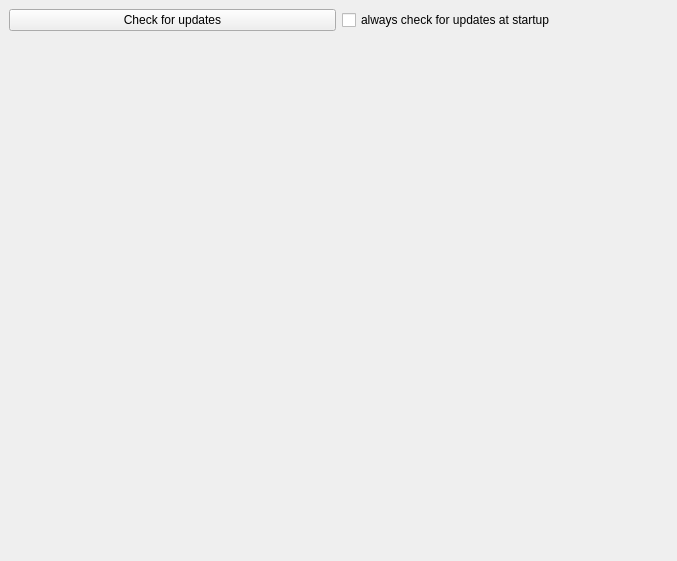
<?xml version="1.0" encoding="UTF-8"?>
<ui version="4.0">
 <class>Gui::Dialog::DlgSettingsDraft</class>
 <widget class="QWidget" name="Gui::Dialog::DlgSettingsDraft">
  <property name="geometry">
   <rect>
    <x>0</x>
    <y>0</y>
    <width>677</width>
    <height>561</height>
   </rect>
  </property>
  <property name="windowTitle">
   <string>AppImage</string>
  </property>
  <layout class="QVBoxLayout">
   <property name="spacing">
    <number>6</number>
   </property>
   <property name="leftMargin">
    <number>9</number>
   </property>
   <property name="topMargin">
    <number>9</number>
   </property>
   <property name="rightMargin">
    <number>9</number>
   </property>
   <property name="bottomMargin">
    <number>9</number>
   </property>
   <item>
    <layout class="QGridLayout" name="gridLayout">
     <item row="0" column="1">
      <widget class="Gui::PrefCheckBox" name="gui::prefcheckbox_2">
       <property name="enabled">
        <bool>true</bool>
       </property>
       <property name="toolTip">
        <string>check this if you want to check for appimage updates on every start of FreeCAD</string>
       </property>
       <property name="text">
        <string>always check for updates at startup</string>
       </property>
       <property name="checked">
        <bool>false</bool>
       </property>
       <property name="prefEntry" stdset="0">
        <cstring>appimage_auto_update</cstring>
       </property>
       <property name="prefPath" stdset="0">
        <cstring>AppImage</cstring>
       </property>
      </widget>
     </item>
     <item row="0" column="0">
      <widget class="QPushButton" name="check_updates_button">
       <property name="text">
        <string>Check for updates</string>
       </property>
      </widget>
     </item>
     <item row="1" column="0">
      <spacer name="verticalSpacer">
       <property name="orientation">
        <enum>Qt::Vertical</enum>
       </property>
       <property name="sizeHint" stdset="0">
        <size>
         <width>20</width>
         <height>40</height>
        </size>
       </property>
      </spacer>
     </item>
    </layout>
   </item>
  </layout>
 </widget>
 <layoutdefault spacing="6" margin="11"/>
 <pixmapfunction>qPixmapFromMimeSource</pixmapfunction>
 <customwidgets>
  <customwidget>
   <class>Gui::PrefCheckBox</class>
   <extends>QCheckBox</extends>
   <header>Gui/PrefWidgets.h</header>
  </customwidget>
 </customwidgets>
 <resources/>
 <connections/>
</ui>
